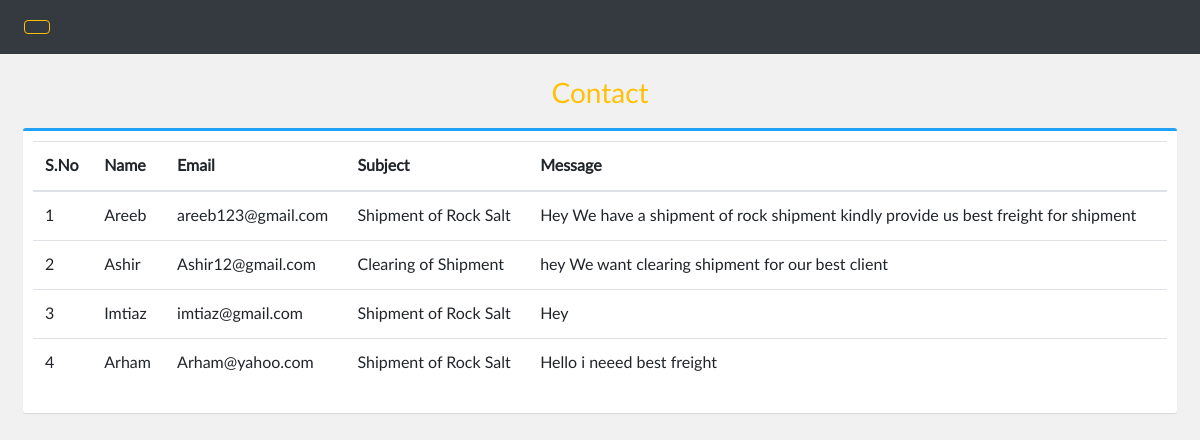
The page /contact.php on the database its author committed.
### tables this page shows
CREATE TABLE `contact` (
  `id` int(11) NOT NULL,
  `name` varchar(20) NOT NULL,
  `email` varchar(20) NOT NULL,
  `subject` varchar(30) NOT NULL,
  `message` text NOT NULL
);

### connection.php (the view, shortened to what this page needs)
<?php
class functions
 {
    function view_data()
    {
        $conn = $_SESSION['conn'];
        $sel = mysqli_query( $conn, 'select * from contact' );
        $num = mysqli_num_rows( $sel );
        for ( $i = 1; $i <= $num; $i++ )
        {
            $row = mysqli_fetch_array( $sel );
            echo '<tr>';
            echo '<td>' . $i . '</td>';
            echo '<td>' . $row[1] . '</td>';
            echo '<td>' . $row[2] . '</td>';
            echo '<td>' . $row[3] . '</td>';
            echo '<td>' . $row[4] . '</td>';
            echo '</tr>';
        }
    }
 }
?>

### contact.php
<?php
include "connection.php";
$obj =new functions();
$obj->con();
?>
<!doctype html>
<html lang="en">
<?php include "include/head.php";?>
<body>
    <div class="wrapper">
    <?php include "include/sidebar.php";?>
            <div class="content">
                <div class="container-fluid">
                    <div class="page-title">
                        <h3 class="text-center text-warning">Contact</h3>
                    </div>
                    <div class="box box-primary">
                        <div class="box-body">
                            <table width="100%" class="table table-hover" id="dataTables-example">
                                <thead>
                                    <tr>
                                        <th>S.No</th>
                                        <th>Name</th>
                                        <th>Email</th>
                                        <th>Subject</th>
                                        <th>Message</th>
                                    </tr>
                                </thead>
                                <tbody>
                                <?php $obj->view_data();?>
                               </tbody>
                            </table>
                        </div>
                    </div>
                </div>
            </div>
        </div>
    </div>
    <?php include "include/footer.php";?>

### Include/head.php (shortened to what this page needs)
<head>
    <link href="assets/vendor/bootstrap4/css/bootstrap.min.css" rel="stylesheet">
    <link href="assets/css/master.css" rel="stylesheet">
    <link href="assets/vendor/chartsjs/Chart.min.css" rel="stylesheet">
    <link href="assets/vendor/flagiconcss3/css/flag-icon.min.css" rel="stylesheet">
</head>

### Include/sidebar.php (shortened to what this page needs)
<?php
$conn=mysqli_connect("localhost","root","","global");
$email=$_SESSION['email'];
$sel=mysqli_query($conn,"select * from login where Email='".$email."'");
$fetch=mysqli_fetch_array($sel);
?>
        <div id="body" class="active">
            <nav class="navbar navbar-expand-lg navbar-dark bg-dark" >
                <button type="button" id="sidebarCollapse" class="btn btn-outline-warning default-warning-menu"><i class="fas fa-bars"></i><span></span></button>
                <div class="collapse navbar-collapse" id="navbarSupportedContent">
                    <ul class="nav navbar-nav ml-auto">
                        <li class="nav-item dropdown">
                            <div class="nav-dropdown">
                                <a href="" class="nav-item nav-link dropdown-toggle" data-toggle="dropdown"><i class="fas fa-user"></i> <span><?php echo $fetch[1];?></span> <i style="font-size: .8em;" class="fas fa-caret-down"></i></a>
                            </div>
                        </li>
                    </ul>
                </div>
            </nav>

### Include/footer.php (shortened to what this page needs)
</body>
 </html>

### assets/css/master.css (style rules this page uses)
body, h1, .h1, h2, .h2, h3, .h3, h4, .h4, h5, .h5, h6, .h6, p, a, td { -moz-osx-font-smoothing: grayscale; -webkit-font-smoothing: antialiased; }
body { width: 100%; height: 100%; background: #f1f1f1; font-family: "Lato", "Helvetica Neue", Arial, Helvetica, sans-serif; font-size: 1rem; color: #444; }
.wrapper { display: flex; width: 100%; align-items: stretch; overflow-x: hidden }
#body { width: 100%; padding: 0; min-height: 100vh; transition: all 0.3s; }
#body>.navbar { padding: 0 1.5rem; min-height: 54px; }
#body>.content { position: relative; padding: .5rem; }
#body .content .page-title h3 { margin: 1rem 0; }
.box { position: relative; border-radius: 3px; background: #ffffff; border-top: 3px solid #d2d6de; margin-bottom: 20px; width: 100%; box-shadow: 0 1px 1px rgba(0, 0, 0, 0.1); }
.box-body { border-top-left-radius: 0; border-top-right-radius: 0; border-bottom-right-radius: 3px; border-bottom-left-radius: 3px; padding: 10px; }
.box-primary { border-top-color: #22a1f9; }
a, a:hover, a:focus { color: inherit; text-decoration: none; transition: all 0.3s; }
.table td, .table th { vertical-align: middle; }
@media (min-width: 200px) { .navbar-expand-lg .navbar-collapse { display: -ms-flexbox !important; display: flex !important; -ms-flex-preferred-size: auto; flex-basis: auto; } }
@media (min-width: 200px) { .navbar-expand-lg .navbar-nav { -ms-flex-direction: row; flex-direction: row; } }

### assets/components/navbar/navbar-dropdowns.css (style rules this page uses)
.nav-dropdown .nav-link { color: #B2EBF2; line-height: 1.42857; padding: 1rem 0 1rem 1rem !important; }
.nav-dropdown .nav-link::after { display: none; }

### rows shown on the page
contact: name "Areeb", email "areeb123@gmail.com", subject "Shipment of Rock Salt", message "Hey We have a shipment of rock shipment kindly provide us best freight for shipment"
contact: name "Ashir", email "Ashir12@gmail.com", subject "Clearing of Shipment", message "hey We want clearing shipment for our best client"
contact: name "Imtiaz", email "imtiaz@gmail.com", subject "Shipment of Rock Salt", message "Hey"
contact: name "Arham", email "Arham@yahoo.com", subject "Shipment of Rock Salt", message "Hello i neeed best freight"
